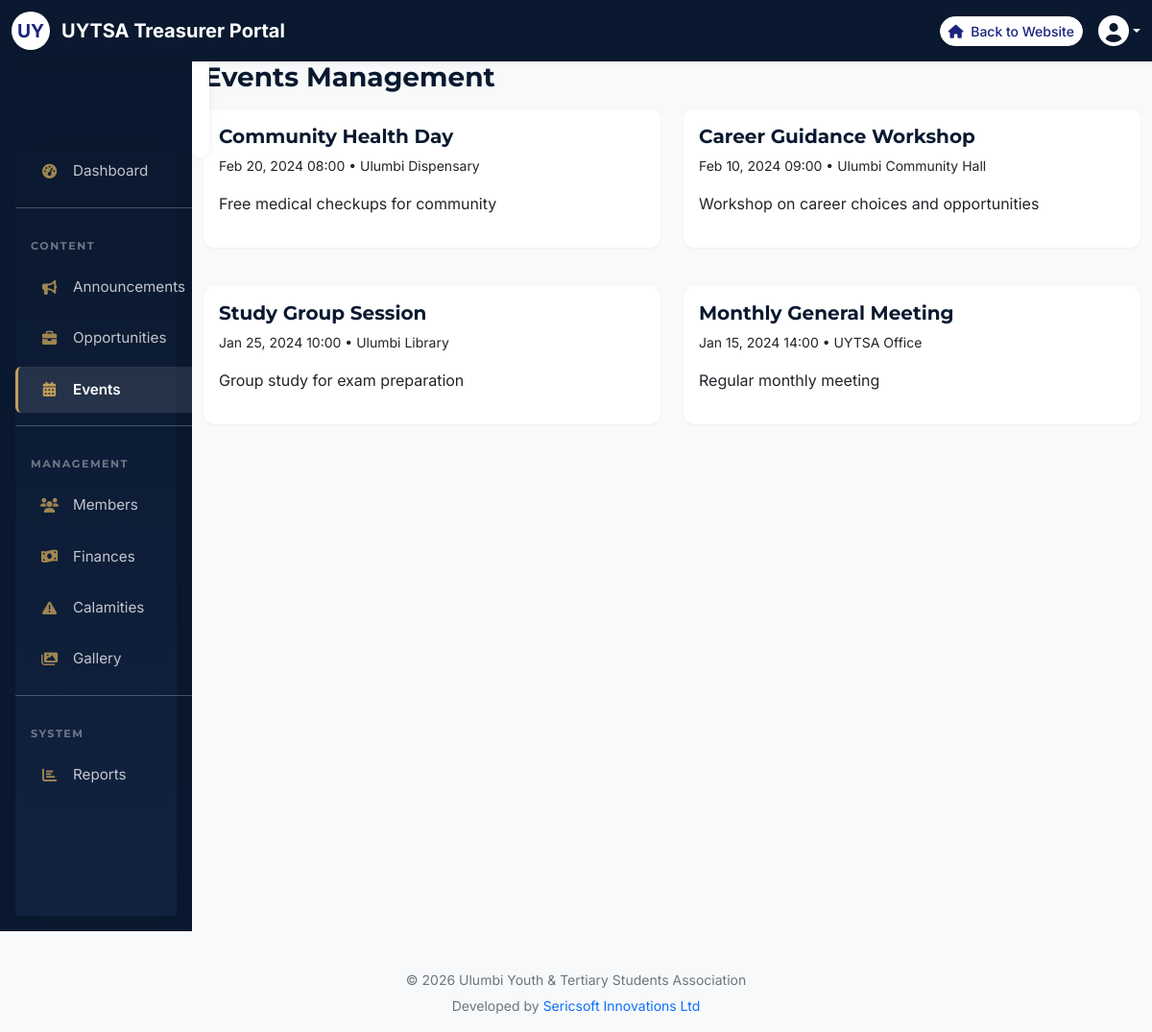
Screenshot of /admin/events.php (signed in) with the database file from the repository.
### tables this page shows
CREATE TABLE events (
    id INT PRIMARY KEY AUTO_INCREMENT,
    title VARCHAR(255) NOT NULL,
    description TEXT NOT NULL,
    event_type ENUM('meeting', 'workshop', 'seminar', 'social', 'volunteer', 'other') DEFAULT 'meeting',
    start_date DATETIME NOT NULL,
    end_date DATETIME,
    location VARCHAR(255),
    organizer_id INT,
    max_participants INT,
    registration_deadline DATE,
    status ENUM('upcoming', 'ongoing', 'completed', 'cancelled') DEFAULT 'upcoming',
    created_at TIMESTAMP DEFAULT CURRENT_TIMESTAMP,
    FOREIGN KEY (organizer_id) REFERENCES users(id) ON DELETE SET NULL
);

### admin/events.php (the view, shortened to what this page needs)
<?php
$conn = getDBConnection();
$events = $conn->query("SELECT e.*, u.full_name FROM events e LEFT JOIN users u ON e.organizer_id = u.id ORDER BY start_date DESC");
?>
<?php include 'header.php'; ?>
<div class="container-fluid">
    <div class="row">
        <?php include 'sidebar.php'; ?>
        <div class="col-md-10">
            <h3 class="mb-3">Events Management</h3>
            <div class="row">
                <?php while ($e = $events->fetch_assoc()): ?>
                <div class="col-md-6 mb-3">
                    <div class="card p-3">
                        <h5><?php echo htmlspecialchars($e['title']); ?></h5>
                        <p class="small"><?php echo date('M d, Y H:i', strtotime($e['start_date'])); ?> • <?php echo htmlspecialchars($e['location']); ?></p>
                        <p><?php echo htmlspecialchars(substr($e['description'],0,200)); ?></p>
                    </div>
                </div>
                <?php endwhile; ?>
            </div>
        </div>
    </div>
</div>
<?php include 'footer.php'; ?>

### assets/css/style.css (style rules this page uses)
:root { --uytsa-blue: #2c3e50; --uytsa-light-blue: #3498db; --uytsa-red: #e74c3c; --uytsa-green: #2ecc71; --uytsa-yellow: #f39c12; }

### assets/css/modern.css (style rules this page uses)
:root { --corporate-navy: #0a192f; --corporate-blue: #112240; --corporate-accent: #c5a059; --corporate-accent-hover: #d4af37; --corporate-light: #f8f9fa; --corporate-dark: #212529; --corporate-gray: #8892b0; --corporate-border: #e2e8f0; --font-primary: 'Inter', sans-serif; --font-heading: 'Montserrat', sans-serif; --shadow-sm: 0 1px 2px 0 rgba(0, 0, 0, 0.05); --shadow-md: 0 4px 6px -1px rgba(0, 0, 0, 0.1), 0 2px 4px -1px rgba(0, 0, 0, 0.06); --shadow-lg: 0 10px 15px -3px rgba(0, 0, 0, 0.1), 0 4px 6px -2px rgba(0, 0, 0, 0.05); --shadow-premium: 0 20px 25px -5px rgba(0, 0, 0, 0.1), 0 10px 10px -5px rgba(0, 0, 0, 0.04); }
body { font-family: var(--font-primary); color: var(--corporate-dark); background-color: var(--corporate-light); line-height: 1.6; }
h1, h2, h3, h4, h5, h6 { font-family: var(--font-heading); font-weight: 700; color: var(--corporate-navy); }

### admin/css/admin.css (style rules this page uses)
:root { --sidebar-width: 250px; --header-height: 60px; --primary-color: var(--corporate-navy); --secondary-color: var(--corporate-blue); --accent-color: var(--corporate-accent); }
body { background-color: var(--corporate-light); font-family: var(--font-primary); }
.card { border: none; border-radius: 12px; box-shadow: var(--shadow-sm); transition: all 0.3s ease; background: white; margin-bottom: 24px; }

### rows the page displays
events: title "Community Health Day", start_date "Feb 20, 2024 08:00", location "Ulumbi Dispensary", description "Free medical checkups for community"
events: title "Career Guidance Workshop", start_date "Feb 10, 2024 09:00", location "Ulumbi Community Hall", description "Workshop on career choices and opportunities"
events: title "Study Group Session", start_date "Jan 25, 2024 10:00", location "Ulumbi Library", description "Group study for exam preparation"
events: title "Monthly General Meeting", start_date "Jan 15, 2024 14:00", location "UYTSA Office", description "Regular monthly meeting"

### other values shown
$headerRole "Treasurer"
